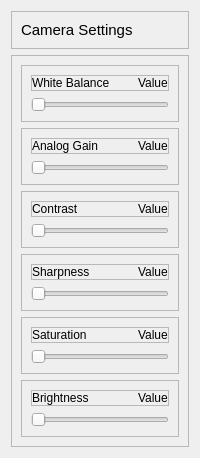
           <widget class="QWidget" name="cameraSettingsContainer" native="true">
            <property name="minimumSize">
             <size>
              <width>200</width>
              <height>150</height>
             </size>
            </property>
            <property name="maximumSize">
             <size>
              <width>16777215</width>
              <height>16777215</height>
             </size>
            </property>
            <layout class="QVBoxLayout" name="verticalLayout_5">
             <item>
              <widget class="QFrame" name="cameraSettingsHeaderFrame">
               <property name="frameShape">
                <enum>QFrame::StyledPanel</enum>
               </property>
               <property name="frameShadow">
                <enum>QFrame::Raised</enum>
               </property>
               <layout class="QHBoxLayout" name="horizontalLayout_14">
                <item alignment="Qt::AlignLeft">
                 <widget class="QLabel" name="label_3">
                  <property name="font">
                   <font>
                    <pointsize>11</pointsize>
                   </font>
                  </property>
                  <property name="text">
                   <string>Camera Settings</string>
                  </property>
                 </widget>
                </item>
               </layout>
              </widget>
             </item>
             <item>
              <widget class="QFrame" name="slidersFrame">
               <property name="sizePolicy">
                <sizepolicy hsizetype="Preferred" vsizetype="Expanding">
                 <horstretch>0</horstretch>
                 <verstretch>0</verstretch>
                </sizepolicy>
               </property>
               <property name="frameShape">
                <enum>QFrame::StyledPanel</enum>
               </property>
               <property name="frameShadow">
                <enum>QFrame::Raised</enum>
               </property>
               <layout class="QVBoxLayout" name="verticalLayout_8">
                <item>
                 <widget class="QFrame" name="whiteBalanceFrame">
                  <property name="frameShape">
                   <enum>QFrame::StyledPanel</enum>
                  </property>
                  <property name="frameShadow">
                   <enum>QFrame::Raised</enum>
                  </property>
                  <layout class="QVBoxLayout" name="verticalLayout_12">
                   <item>
                    <widget class="QFrame" name="frame_2">
                     <property name="frameShape">
                      <enum>QFrame::StyledPanel</enum>
                     </property>
                     <property name="frameShadow">
                      <enum>QFrame::Raised</enum>
                     </property>
                     <layout class="QHBoxLayout" name="horizontalLayout_2">
                      <property name="spacing">
                       <number>0</number>
                      </property>
                      <property name="leftMargin">
                       <number>0</number>
                      </property>
                      <property name="topMargin">
                       <number>0</number>
                      </property>
                      <property name="rightMargin">
                       <number>0</number>
                      </property>
                      <property name="bottomMargin">
                       <number>0</number>
                      </property>
                      <item alignment="Qt::AlignLeft">
                       <widget class="QLabel" name="whiteBalanceLabel">
                        <property name="text">
                         <string>White Balance</string>
                        </property>
                       </widget>
                      </item>
                      <item alignment="Qt::AlignRight">
                       <widget class="QLabel" name="whiteBalanceValueLabel">
                        <property name="text">
                         <string>Value</string>
                        </property>
                       </widget>
                      </item>
                     </layout>
                    </widget>
                   </item>
                   <item>
                    <widget class="QSlider" name="whiteBalanceSlider">
                     <property name="orientation">
                      <enum>Qt::Horizontal</enum>
                     </property>
                    </widget>
                   </item>
                  </layout>
                 </widget>
                </item>
                <item>
                 <widget class="QFrame" name="analogGainFrame">
                  <property name="frameShape">
                   <enum>QFrame::StyledPanel</enum>
                  </property>
                  <property name="frameShadow">
                   <enum>QFrame::Raised</enum>
                  </property>
                  <layout class="QVBoxLayout" name="verticalLayout_21">
                   <item>
                    <widget class="QFrame" name="frame_29">
                     <property name="frameShape">
                      <enum>QFrame::StyledPanel</enum>
                     </property>
                     <property name="frameShadow">
                      <enum>QFrame::Raised</enum>
                     </property>
                     <layout class="QHBoxLayout" name="horizontalLayout_15">
                      <property name="spacing">
                       <number>0</number>
                      </property>
                      <property name="leftMargin">
                       <number>0</number>
                      </property>
                      <property name="topMargin">
                       <number>0</number>
                      </property>
                      <property name="rightMargin">
                       <number>0</number>
                      </property>
                      <property name="bottomMargin">
                       <number>0</number>
                      </property>
                      <item alignment="Qt::AlignLeft">
                       <widget class="QLabel" name="analogGainLabel">
                        <property name="text">
                         <string>Analog Gain</string>
                        </property>
                       </widget>
                      </item>
                      <item alignment="Qt::AlignRight">
                       <widget class="QLabel" name="analogGainValueLabel">
                        <property name="text">
                         <string>Value</string>
                        </property>
                       </widget>
                      </item>
                     </layout>
                    </widget>
                   </item>
                   <item>
                    <widget class="QSlider" name="analogGainSlider">
                     <property name="orientation">
                      <enum>Qt::Horizontal</enum>
                     </property>
                    </widget>
                   </item>
                  </layout>
                 </widget>
                </item>
                <item>
                 <widget class="QFrame" name="contrastFrame">
                  <property name="frameShape">
                   <enum>QFrame::StyledPanel</enum>
                  </property>
                  <property name="frameShadow">
                   <enum>QFrame::Raised</enum>
                  </property>
                  <layout class="QVBoxLayout" name="verticalLayout_19">
                   <item>
                    <widget class="QFrame" name="frame_26">
                     <property name="frameShape">
                      <enum>QFrame::StyledPanel</enum>
                     </property>
                     <property name="frameShadow">
                      <enum>QFrame::Raised</enum>
                     </property>
                     <layout class="QHBoxLayout" name="horizontalLayout_11">
                      <property name="spacing">
                       <number>0</number>
                      </property>
                      <property name="leftMargin">
                       <number>0</number>
                      </property>
                      <property name="topMargin">
                       <number>0</number>
                      </property>
                      <property name="rightMargin">
                       <number>0</number>
                      </property>
                      <property name="bottomMargin">
                       <number>0</number>
                      </property>
                      <item alignment="Qt::AlignLeft">
                       <widget class="QLabel" name="contrastLabel">
                        <property name="text">
                         <string>Contrast</string>
                        </property>
                       </widget>
                      </item>
                      <item alignment="Qt::AlignRight">
                       <widget class="QLabel" name="contrastValueLabel">
                        <property name="text">
                         <string>Value</string>
                        </property>
                       </widget>
                      </item>
                     </layout>
                    </widget>
                   </item>
                   <item>
                    <widget class="QSlider" name="contrastSlider">
                     <property name="orientation">
                      <enum>Qt::Horizontal</enum>
                     </property>
                    </widget>
                   </item>
                  </layout>
                 </widget>
                </item>
                <item>
                 <widget class="QFrame" name="sharpnessFrame">
                  <property name="frameShape">
                   <enum>QFrame::StyledPanel</enum>
                  </property>
                  <property name="frameShadow">
                   <enum>QFrame::Raised</enum>
                  </property>
                  <layout class="QVBoxLayout" name="verticalLayout_6">
                   <item>
                    <widget class="QFrame" name="frame_3">
                     <property name="frameShape">
                      <enum>QFrame::StyledPanel</enum>
                     </property>
                     <property name="frameShadow">
                      <enum>QFrame::Raised</enum>
                     </property>
                     <layout class="QHBoxLayout" name="horizontalLayout_3">
                      <property name="spacing">
                       <number>0</number>
                      </property>
                      <property name="leftMargin">
                       <number>0</number>
                      </property>
                      <property name="topMargin">
                       <number>0</number>
                      </property>
                      <property name="rightMargin">
                       <number>0</number>
                      </property>
                      <property name="bottomMargin">
                       <number>0</number>
                      </property>
                      <item alignment="Qt::AlignLeft">
                       <widget class="QLabel" name="sharpnessLabel">
                        <property name="text">
                         <string>Sharpness</string>
                        </property>
                       </widget>
                      </item>
                      <item alignment="Qt::AlignRight">
                       <widget class="QLabel" name="sharpnessValueLabel">
                        <property name="text">
                         <string>Value</string>
                        </property>
                       </widget>
                      </item>
                     </layout>
                    </widget>
                   </item>
                   <item>
                    <widget class="QSlider" name="sharpnessSlider">
                     <property name="orientation">
                      <enum>Qt::Horizontal</enum>
                     </property>
                    </widget>
                   </item>
                  </layout>
                 </widget>
                </item>
                <item>
                 <widget class="QFrame" name="saturationFrame">
                  <property name="frameShape">
                   <enum>QFrame::StyledPanel</enum>
                  </property>
                  <property name="frameShadow">
                   <enum>QFrame::Raised</enum>
                  </property>
                  <layout class="QVBoxLayout" name="verticalLayout_17">
                   <item>
                    <widget class="QFrame" name="frame_7">
                     <property name="frameShape">
                      <enum>QFrame::StyledPanel</enum>
                     </property>
                     <property name="frameShadow">
                      <enum>QFrame::Raised</enum>
                     </property>
                     <layout class="QHBoxLayout" name="horizontalLayout_7">
                      <property name="spacing">
                       <number>0</number>
                      </property>
                      <property name="leftMargin">
                       <number>0</number>
                      </property>
                      <property name="topMargin">
                       <number>0</number>
                      </property>
                      <property name="rightMargin">
                       <number>0</number>
                      </property>
                      <property name="bottomMargin">
                       <number>0</number>
                      </property>
                      <item alignment="Qt::AlignLeft">
                       <widget class="QLabel" name="saturationLabel">
                        <property name="text">
                         <string>Saturation</string>
                        </property>
                       </widget>
                      </item>
                      <item alignment="Qt::AlignRight">
                       <widget class="QLabel" name="saturationValueLabel">
                        <property name="text">
                         <string>Value</string>
                        </property>
                       </widget>
                      </item>
                     </layout>
                    </widget>
                   </item>
                   <item>
                    <widget class="QSlider" name="saturationSlider">
                     <property name="orientation">
                      <enum>Qt::Horizontal</enum>
                     </property>
                    </widget>
                   </item>
                  </layout>
                 </widget>
                </item>
                <item>
                 <widget class="QFrame" name="brightnessFrame">
                  <property name="frameShape">
                   <enum>QFrame::StyledPanel</enum>
                  </property>
                  <property name="frameShadow">
                   <enum>QFrame::Raised</enum>
                  </property>
                  <layout class="QVBoxLayout" name="verticalLayout_15">
                   <item>
                    <widget class="QFrame" name="frame_6">
                     <property name="frameShape">
                      <enum>QFrame::StyledPanel</enum>
                     </property>
                     <property name="frameShadow">
                      <enum>QFrame::Raised</enum>
                     </property>
                     <layout class="QHBoxLayout" name="horizontalLayout_5">
                      <property name="spacing">
                       <number>0</number>
                      </property>
                      <property name="leftMargin">
                       <number>0</number>
                      </property>
                      <property name="topMargin">
                       <number>0</number>
                      </property>
                      <property name="rightMargin">
                       <number>0</number>
                      </property>
                      <property name="bottomMargin">
                       <number>0</number>
                      </property>
                      <item alignment="Qt::AlignLeft">
                       <widget class="QLabel" name="brightnessLabel">
                        <property name="text">
                         <string>Brightness</string>
                        </property>
                       </widget>
                      </item>
                      <item alignment="Qt::AlignRight">
                       <widget class="QLabel" name="brightnessValueLabel">
                        <property name="text">
                         <string>Value</string>
                        </property>
                       </widget>
                      </item>
                     </layout>
                    </widget>
                   </item>
                   <item>
                    <widget class="QSlider" name="brightnessSlider">
                     <property name="orientation">
                      <enum>Qt::Horizontal</enum>
                     </property>
                    </widget>
                   </item>
                  </layout>
                 </widget>
                </item>
               </layout>
              </widget>
             </item>
            </layout>
           </widget>
